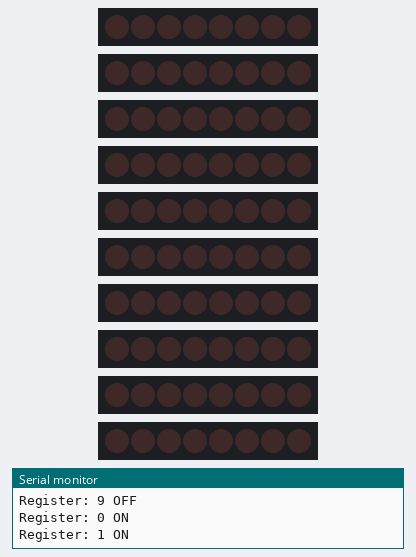
Simulated run of this sketch. Board: Arduino Mega 2560, built with avr-gcc and run on an emulated ATmega2560. Parts: 10 × 8 shift-register outputs drawn as a row of LEDs (first output left, lit = HIGH), the last lines printed to the serial monitor. Wiring (inferred from the names in the program): 10 × shift register (74HC595): data pin 22, shift clock pin 9, latch A15 / data pin 24, shift clock pin 10, latch A14 / data pin 26, shift clock pin 11, latch A13 / data pin 28, shift clock pin 12, latch A12 / data pin 30, shift clock pin 13, latch A11 / data pin 52, shift clock A3, latch pin 6 / data pin 50, shift clock A4, latch pin 5 / data pin 48, shift clock A5, latch pin 4 / data pin 46, shift clock A6, latch pin 3 / data pin 44, shift clock A7, latch pin 2.

Above: at 0.5 s.
At 1.42 s:
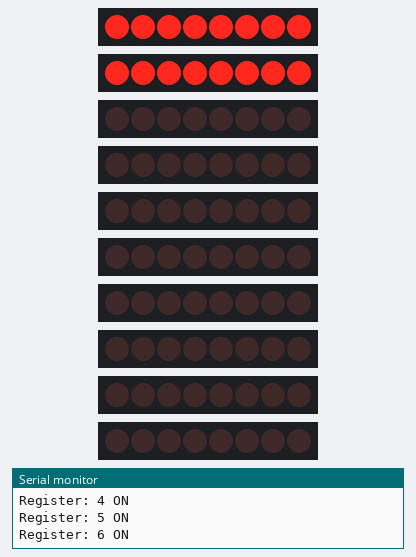
At 1.82 s:
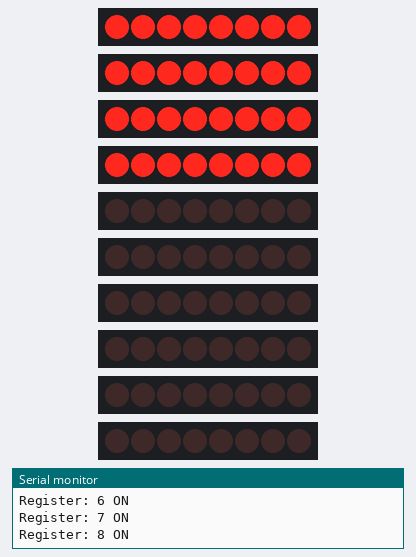
At 2.35 s:
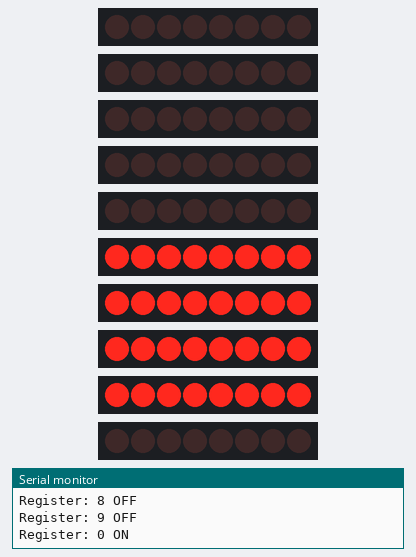
At 3.35 s:
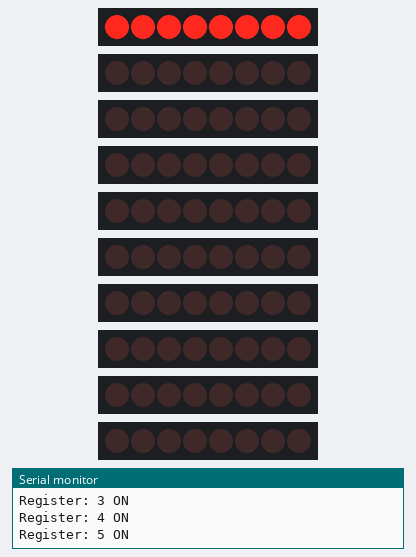
At 4.22 s:
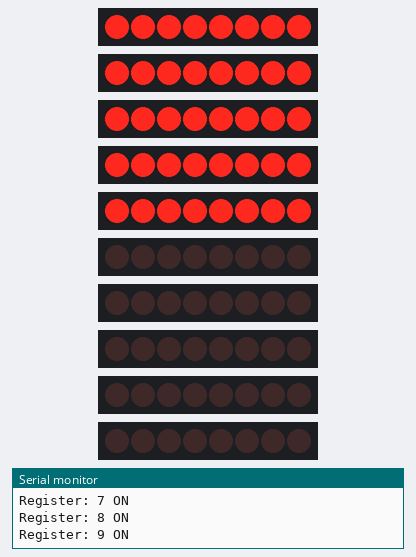
Timing chart, 0 to 4.9 s (numbered marks = the images above):
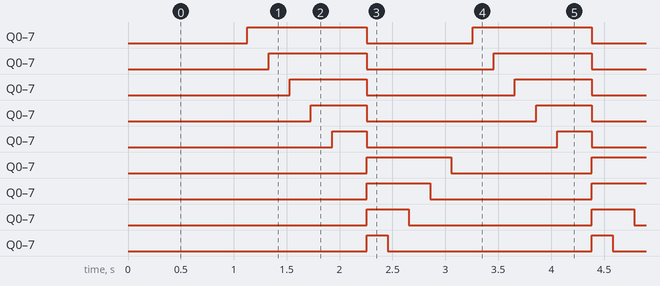

Measured:
- by itself, Q0–7: alternates HIGH for 1.1 s and LOW for 1.0 s
- by itself, Q0–7: alternates HIGH for 0.93 s and LOW for 1.2 s
- by itself, Q0–7: alternates HIGH for 0.73 s and LOW for 1.4 s
- by itself, Q0–7: alternates HIGH for 0.53 s and LOW for 1.6 s
- by itself, Q0–7: alternates HIGH for 0.33 s and LOW for 1.8 s
- by itself, Q0–7: alternates HIGH for 0.80 s and LOW for 1.3 s
- by itself, Q0–7: alternates HIGH for 0.60 s and LOW for 1.5 s
- by itself, Q0–7: alternates HIGH for 0.40 s and LOW for 1.7 s

The sketch:

DigitLadder.ino
```cpp
// Pins for 10 shift registers on a Mega
const int latchPins[10] = {2, 3, 4, 5, 6, A15, A14, A13, A12, A11}; // Example pin assignments
const int dataPins[10] = {22, 24, 26, 28, 30, 44, 46, 48, 50, 52}; // Example pin assignments
const int clockPins[10] = {9, 10, 11, 12, 13, A7, A6, A5, A4, A3}; // Example pin assignments

int time = 200;

void setup() {
  // All pins are outputs
  for (int i = 0; i < 10; i++) {
    pinMode(latchPins[i], OUTPUT);
    pinMode(dataPins[i], OUTPUT);
    pinMode(clockPins[i], OUTPUT);
  }

  // Serial Monitor
  Serial.begin(9600);


}

void loop() {

  //Refresh
  for (int registerNum = 0; registerNum < 10; registerNum++) {
    // Turn off current register
    digitalWrite(latchPins[registerNum], LOW);
    shiftOut(dataPins[registerNum], clockPins[registerNum], MSBFIRST, B00000000); // Turn all LEDs off
    digitalWrite(latchPins[registerNum], HIGH);

    Serial.print("Register: ");
    Serial.print(registerNum);
    Serial.println(" OFF");
  }

    //ladder test
    // Blink each register individually
    for (int registerNum = 0; registerNum < 10; registerNum++) {
    // Turn on current registerz
    digitalWrite(latchPins[registerNum], LOW);
    shiftOut(dataPins[registerNum], clockPins[registerNum], MSBFIRST, B11111111); // Turn all LEDs on
    digitalWrite(latchPins[registerNum], HIGH);

    Serial.print("Register: ");
    Serial.print(registerNum);
    Serial.println(" ON");

    delay(time); // Wait for 1 second
  }
}
```
